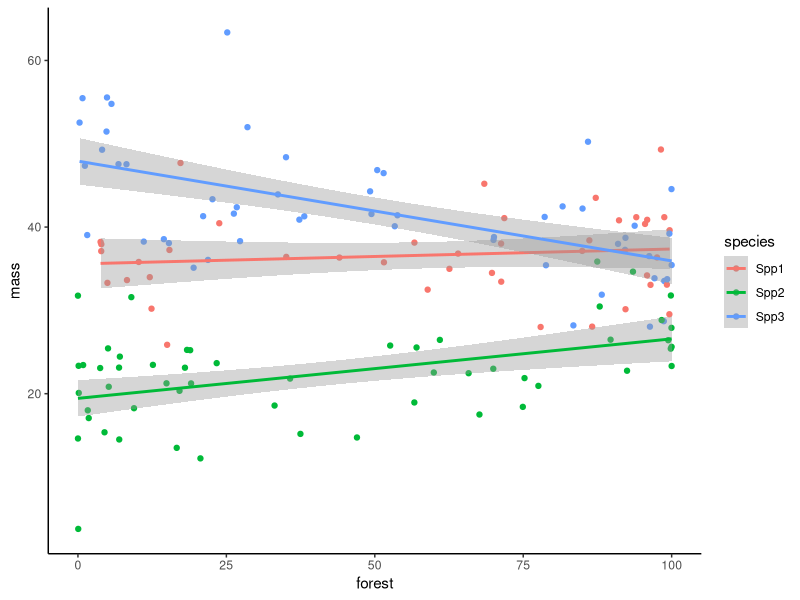
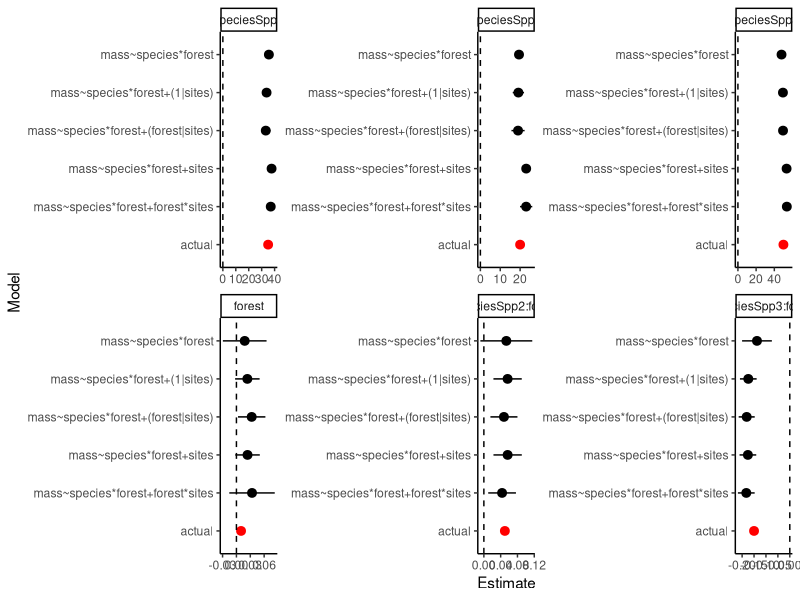
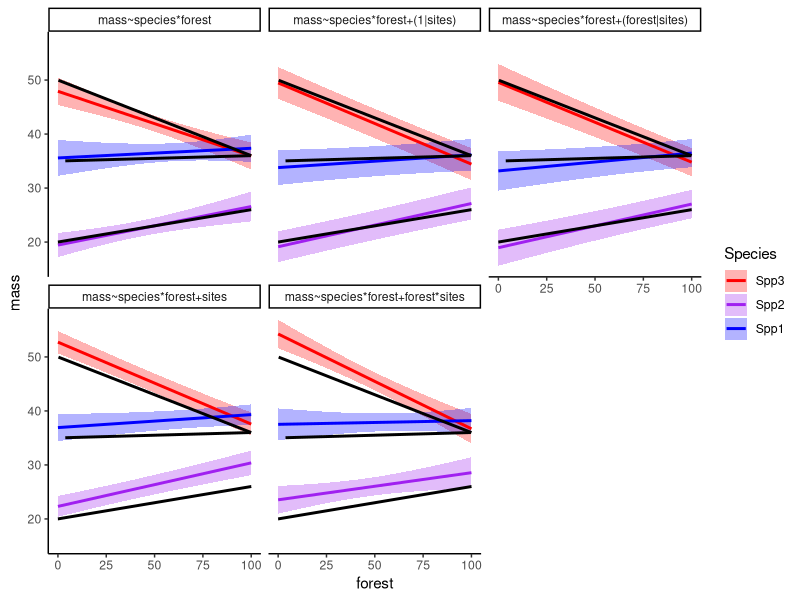

Write R code to recreate these figures, in order.
#Make mixed effect model example data

setwd("~/Projects/Stats projects/ecoStats2020/10 Mixed effects")

set.seed(123)

#Generate data
n <- 150

#Fixed effects
species <- sample(c('Spp1','Spp2','Spp3'),n,TRUE) #Species
forest <- rbeta(n,0.5,0.5)*100 #Forest cover %
fixefMat <- model.matrix(~species*forest-1) #Fixed effects matrix

fixCoef <- c(35,20,50,0.01,0.05,-0.15)

fixefMat %*% fixCoef

#Random effects

#Sampling sites
sites <- sample(c('Wellwick', 'Falconport', 'Greenelf', 'Riverbridge', 'Highhedge', 'Mallowholt', 'Blueglass', 'Snowbeach', 'Brightdale', 'Iceapple', 'Lorwald', 'Violetborough', 'Stonepine', 'Icebarrow', 'Lincastle'),n,TRUE)
nsites <- length(unique(sites))

#Variance components
sigmaR <- 3 #Residual sigma 
sigmaG <- 5 #Group intercept sigma
sigmaG_slope <- 0.03 #Slope sigma

#Correlated intercepts and slopes, using Choleski matrices
raneffs <- matrix(rnorm(nsites*2,0,1),ncol=2) #Uncorrelated unit normals
slopeCor <- -0.7 #Intercept-slope correlation
corMat <- matrix(c(1,slopeCor,slopeCor,1),ncol=2) #Correlation matrix
cholCorMat <- chol(corMat) #Choleski transform of corMat
raneffs <- raneffs %*% cholCorMat #Induces correlation in slopes
raneffs <- raneffs * matrix(rep(c(sigmaG,sigmaG_slope),each=nsites),ncol=2,
                            dimnames=list(letters[1:nsites],c('Int','Slope'))) #Changes SD for each column
raneff_int <- model.matrix(~sites-1) %*% raneffs[,1] #Intercept vector
raneff_slope <- forest * model.matrix(~sites-1) %*% raneffs[,2]  #Slope vector

yhat <- fixefMat %*% fixCoef + raneff_int + raneff_slope  #Expected value
mass <- rnorm(n,yhat,sigmaR) #Data
dat <- data.frame(mass,species,forest,sites) #Assemble into data frame
write.csv(dat,file='batMass.csv')

#Check data

library(tidyverse)
theme_set(theme_classic())
library(lme4)

ggplot(dat,aes(x=forest,y=mass,col=species))+geom_point()+geom_smooth(method='lm')

#Fit model
dat <- dat %>% mutate(sForest=scale(forest))

m0 <- lm(mass~species*forest-1,data=dat)
m1 <- lmer(mass~species*forest-1+(1|sites),data=dat)
m2 <- lmer(mass~species*forest-1+(forest|sites),data=dat)
m3 <- lm(mass~species*forest+sites-1,data=dat) #"My supervisor told me to"
m4 <- lm(mass~species*forest+forest*sites-1,data=dat) #"My supervisor told me to 2"

# m0 <- lm(mass~species*sForest-1,data=dat)
# m1 <- lmer(mass~species*sForest-1+(1|sites),data=dat)
# m2 <- lmer(mass~species*sForest-1+(sForest|sites),data=dat)
# m3 <- lm(mass~species*sForest+sForest*sites-1,data=dat) #"My supervisor told me to"
# m4 <- lm(mass~sForest*sites+species*sForest-1,data=dat) #"My supervisor told me to 2"

with(dat,xtabs(~sites+species))
with(dat,xtabs(~sites)) #If any of the sites have 1 record only, you'll get a singularity warning

getCoefs <- function(mod,mult=1.96){ #Extract fixed effects coefficients + SEs
  if(class(mod)=='lmerMod'){
    est <- fixef(mod)
  } else {
    est <- coef(mod)
  }
  se <- sqrt(diag(vcov(mod)))
  upr <- est+se*mult
  lwr <- est-se*mult
  d <- data.frame(est,se,upr,lwr)
  return(d)
}

modList <- list(m0=m0,m1=m1,m2=m2,m3=m3,m4=m4)

modLabels <- sapply(modList,function(x){ #Get labels from model formula
  f <- as.character(formula(x))
  f <- paste(f[2],f[1],f[3],collapse='')
  f <- gsub(' - 1','',f)
  f <- gsub('\\s','',f)
})

#Plot of coefficients
p1 <- lapply(modList,getCoefs) %>% do.call('rbind',.) %>% 
  rownames_to_column('coef') %>% 
  separate(coef,c('mod','coef'),sep='\\.') %>% 
  filter(!grepl('sites',coef)) %>% 
  bind_rows(.,data.frame(mod='actual',coef=names(coef(m0)),est=fixCoef,se=0,upr=NA,lwr=NA)) %>% 
  mutate(mod=factor(mod,levels=rev(unique(mod)),labels=c('actual',rev(modLabels))),
         coef=factor(coef,levels=names(coef(m0)))) %>% 
  ggplot(aes(x=mod,y=est))+
  geom_pointrange(aes(ymax=upr,ymin=lwr,col=ifelse(mod=='actual','a','b')),
                  position=position_dodge(width=0.5),show.legend = FALSE)+
  geom_hline(yintercept=0,linetype='dashed')+
  facet_wrap(~coef,scales='free')+
  labs(y='Estimate',x='Model')+
  scale_colour_manual(values=c('red','black'))+
  coord_flip()

#Plot of predictions
library(ggeffects)

#Get dataframe of predictions from models
getPreds <- function(mod,t=c('forest','species')){ 
  ggpredict(mod,terms=t) %>% data.frame(.)
}

#Model predictions
modPreds <- do.call('rbind',lapply(modList,getPreds)) %>% 
  rownames_to_column('mod') %>% 
  separate(mod,c('mod','temp'),sep='\\.') %>% select(-temp) %>% 
  mutate(mod=factor(mod,labels=modLabels))

#Colours
colValues <- c('red','purple','blue')

#Plot of model predictions vs actual 
p2 <- ggplot(modPreds,aes(x=x,y=predicted))+geom_ribbon(aes(ymax=conf.high,ymin=conf.low,fill=group),alpha=0.3)+
  geom_line(aes(col=group),size=1)+
  geom_line(data=data.frame(forest,species,pred=fixefMat %*% fixCoef),aes(x=forest,y=pred,group=species),col='black',size=1)+
  facet_wrap(~mod)+
  labs(y='mass',x='forest',col='Species',fill='Species')+
  scale_fill_manual(values=colValues)+scale_colour_manual(values=colValues)

ggsave('coefPlot.png',p1,height=8,width=12)
ggsave('predPlot.png',p2,height=8,width=12)
